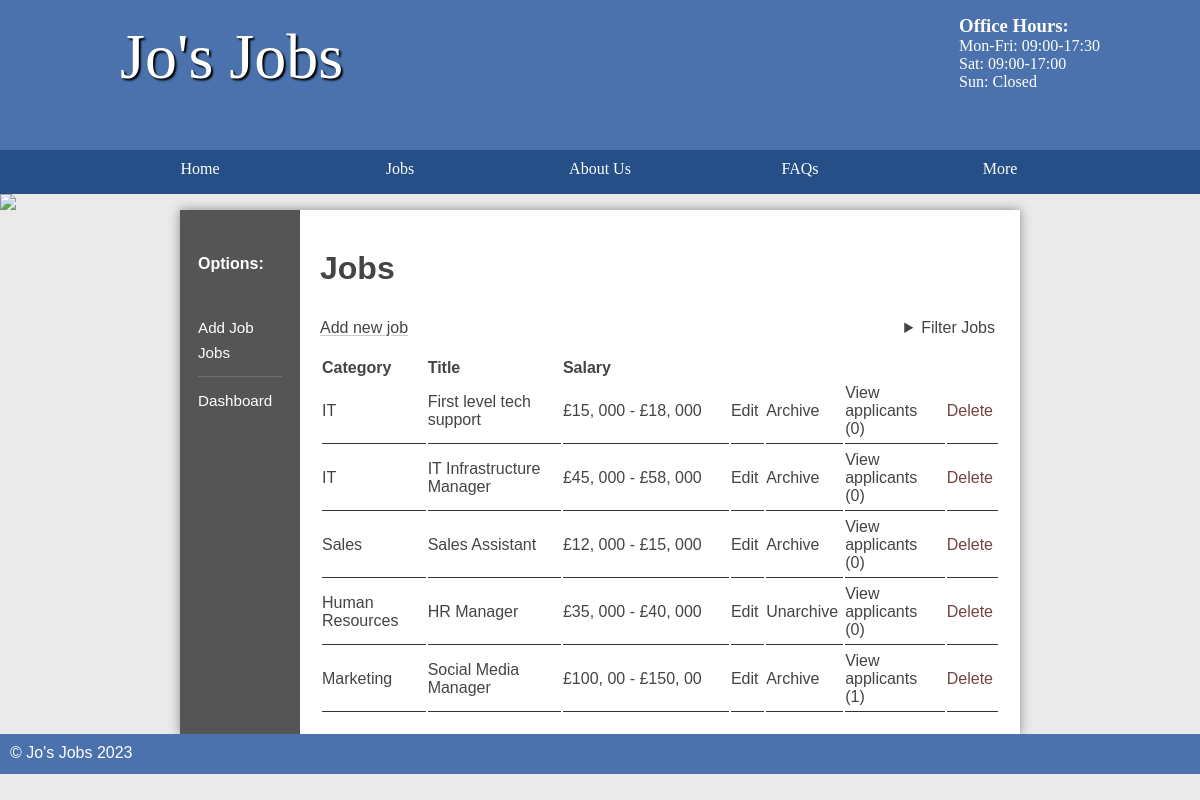
Before: /jobs/public/index.php (signed in) with the older database file.
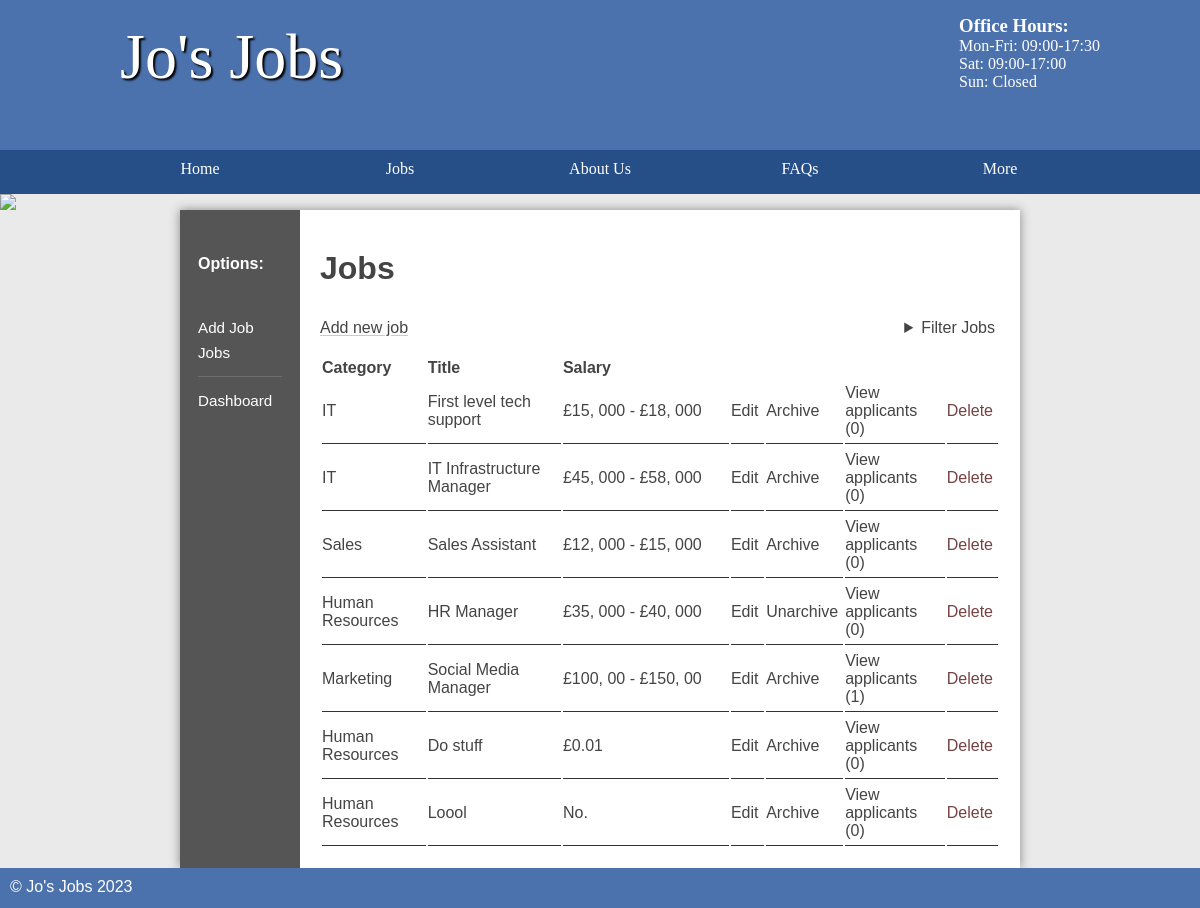
After: the same page with the newer database file.
### tables this page shows
CREATE TABLE `job` (
  `id` int(11) NOT NULL AUTO_INCREMENT,
  `title` varchar(45) DEFAULT NULL,
  `description` longblob DEFAULT NULL,
  `salary` varchar(45) DEFAULT NULL,
  `closingDate` date DEFAULT NULL,
  `categoryId` int(11) DEFAULT NULL,
  `location` varchar(255) DEFAULT NULL,
  `archived` tinyint(1) DEFAULT 0,
  `accountId` int(11) DEFAULT NULL,
  PRIMARY KEY (`id`)
);

CREATE TABLE `category` (
  `id` int(11) NOT NULL AUTO_INCREMENT,
  `name` varchar(45) DEFAULT NULL,
  PRIMARY KEY (`id`)
);

### jobs/classes/Page.php (called while the page is built, shortened)
<?php
class Page {
    public function __construct(Database $db = null) {
        $this->db = $db ?? new Database();
    }
    public function param(string $name, $required = true): string|null {
        $param = $_GET[$name] ?? $_POST[$name] ?? null;
        return $param;
    }
    public function createHead($title = "Home") {
        require "../templates/topsection.html.php";
    }
    public function renderTemplate(string $template, array $data = []) {
        extract($data);
        require "../templates/$template.html.php";
    }
    public function renderPage(string $page, string $title = null, array $data = []) {
        $this->createHead(ucwords(str_replace('/', ' ', $title ?? $page)));
        extract($data);
        require "../pages/$page.php";
    }
}

### jobs/controllers/Jobs.php (called while the page is built, shortened)
<?php
class Jobs extends Page {
    protected $subpage;
    protected $adminPage;
    public function __construct(Database $db, array $uriSegment) {
        $this->uriSegments = $uriSegment;
        $this->adminPage = $this->uriSegments[1] == 'admin';
        $this->subpage = $this->uriSegments[$this->adminPage ? 3 : 2] ?? '';
        $this->dispatchMethod();
    }
    protected function dispatchMethod() {
        $jobId = $this->param('id', 0);
        $this->jobsPage($jobId);
    }
    public function jobsPage($jobId) {
        if ($this->adminPage)
            return $this->renderPage('admin/jobs', 'Jobs', [
                'jobId' => $jobId,
                'subpage' => $this->subpage
            ]);
    }
    public function leftSection($jobId) {
        $this->renderTemplate('leftsection-staff-jobs', [
            'jobId' => $jobId,
            'subpage' => $this->subpage,
        ]);
    }
}

### jobs/controllers/Admin.php (called while the page is built, shortened)
<?php
class Admin extends Page {
    protected $uriSegments;
    protected $subpage;
    public function __construct(Database $db) {
        $this->uriSegments = explode('/', explode('?', $_SERVER['REQUEST_URI'])[0]);
        $this->subpage = $this->uriSegments[2] ?? '';
        $this->dispatchMethod();
    }
    protected function dispatchMethod() {
        if ($this->subpage == 'jobs')
            return new Jobs($this->db, $this->uriSegments);
    }
}

### jobs/public/index.php (called while the page is built, shortened)
<?php
	$db = new Database($user = 'student', $password = 'student', $dbname = 'job');
$uriSegments = explode('/', explode('?', $_SERVER['REQUEST_URI'])[0]);;
$location = $uriSegments[1] ?? '';
$controllerPath = '../controllers/' . ucfirst($location) . '.php';
if (file_exists($controllerPath)) {
	$controller = new $controller($db, $uriSegments);
}
else {
	$controller = new \Controllers\Home($db);
}
include '../templates/footer.html.php';

### jobs/classes/Database.php (called while the page is built, shortened)
<?php
class Database extends stdClass {
    public function __construct($user = "student", $password = "student", $dbname = "job", $host = "mysql") {
        $this->pdo = new PDO("mysql:host=$host;dbname=$dbname", $user, $password);
    }
    public function __get($name) {
        return $this->$name;
    }
}

### jobs/classes/Table.php (called while the page is built, shortened)
<?php
class Table {
    private $pdo;
    private $table;
    public function __construct($pdoInstance, $table) {
        $this->pdo = $pdoInstance;
        $this->table = $table;
    }
    public function select(array|string $binds = [], array|string $items = '*') {
        return $this->selector($binds, $items)->fetch();
    }
    public function search(array $binds, array $additionalBinds = []) {
        $query = "SELECT * FROM $this->table WHERE ";
        foreach ($binds as $key => $value)
            $query .= "$key LIKE :$key AND ";
        $query = substr($query, 0, -5);
        $query = $this->combine($additionalBinds, $query, 'AND');
        $statement = $this->bind($binds, $query, $additionalBinds);
        $statement->execute();
        return $statement->fetchAll();
    }
    private function combine($binds, $query, $keyword, $debugMode = false): string {
        if (is_string($binds))
            $query .= " $binds ";
        else if (!empty($binds)) {
            $query .= " $keyword ";
            foreach ($binds as $key => $value)
                $query .= is_int($key) ? " $value " : " $key = :$key ";
        }
        return $query;
    }
    private function bindAndExecute($binds, $query, $values = [], $keyword = 'WHERE', $debugMode = false) {
        $query = $this->combine($binds, $query, $keyword, $debugMode);
        $statement = $this->pdo->prepare($query);
        if (is_array($binds))
            foreach ($binds as $key => $value)
                if (!is_int($key))
                    $statement->bindValue($key, $value);
        $statement->execute();
        return $statement;
    }
    private function selector($binds, $items) {
        $query = "SELECT ";
        $query .= "$items FROM $this->table";
        $statement = $this->bindAndExecute($binds, $query);
        return $statement;
    }
    private function bind($binds, $query, $additionalBinds = []){
        $statement = $this->pdo->prepare($query);
        foreach ($binds as $key => $value)
            $statement->bindValue($key, $value);
        return $statement;
    }
}

### jobs/pages/admin/jobs.php (the view)
<?php
$categoryId = $this->param('category', 0);
$location = $this->param('location', 0);
$user = $this->db->account->select(['id' => $_SESSION['loggedIn']]);
?>
<main class="sidebar">
	<?php $this->leftSection($jobId, $subpage); ?>
	<section class="right">
		<h2>Jobs</h2>
		<div class="tablemenu">
			<a class="new" href="/admin/jobs/modify">Add new job</a>
			<?php $this->renderTemplate('jobfilter'); ?>
		</div>
		<table>
			<thead>
				<tr>
					<th>Category</th>
					<th>Title</th>
					<th style="width: 25%">Salary</th>
					<th style="width: 5%">&nbsp;</th>
					<th style="width: 5%">&nbsp;</th>
					<th style="width: 15%">&nbsp;</th>
					<th style="width: 5%">&nbsp;</th>
				</tr>
			</thead>
			<tbody>
				<?php
				$binds = [];
				if ($categoryId)
					$binds = $user['isAdmin'] ? ['categoryId' => $categoryId] : ['categoryId' => $categoryId, 'AND', 'accountId' => $user['id']];
				else
					$binds = $user['isAdmin'] ? [] : ['accountId' => $user['id']];
				$jobs = $this->db->job->search(['location' => $location ? "%$location%" : "%"], $binds);
				foreach ($jobs as $job) {
					$applicantCount = $this->db->applicant->select(['jobId' => $job['id']], 'count(*) as count');
					$category = $this->db->category->select(['id' => $job['categoryId']]);
				?>
					<tr>
						<td><?= $category['name'] ?></td>
						<td><?= $job['title'] ?></td>
						<td><?= is_numeric(substr($job['salary'], 0, 1)) ? '£' . $job['salary'] : $job['salary'] ?></td>
						<td><a href="/admin/jobs/modify?id=<?= $job['id'] ?>">Edit</a></td>
						<?php if ($job['archived']) { ?>
							<td><a href="?action=unarchive&id=<?= $job['id'] ?>">Unarchive</a></td>
						<?php } else { ?>
							<td><a href="?action=archive&id=<?= $job['id'] ?>">Archive</a></td>
						<?php } ?>
						<td><a style="float: right" href="/admin/jobs/applicants?id=<?= $job['id'] ?>">View applicants (<?= $applicantCount['count'] ?>)</a></td>
						<td><a style="float: right" href="?action=delete&id=<?= $job['id'] ?>" class="link delete" data-confirm="Are you sure you want to delete this job?">Delete</a></td>
					</tr>
				<?php } ?>
			</tbody>
		</table>
	</section>
</main>

### jobs/templates/topsection.html.php (shortened to what this page needs)
<!DOCTYPE html>
<html>
<head>
    <link rel="stylesheet" href="/static/styles.css" />
</head>
<header>
    <section>
        <aside>
            <h3>Office Hours:</h3>
            <p>Mon-Fri: 09:00-17:30</p>
            <p>Sat: 09:00-17:00</p>
            <p>Sun: Closed</p>
        </aside>
        <h1>Jo's Jobs</h1>
    </section>
</header>
<nav>
    <ul>
        <li><a href="/">Home</a></li>
        <li>
            <a href="/jobs">Jobs</a>
            <div class="menudropdown">
                <section>
                    <h3>Category</h3>
                </section>
                <section>
                    <h3>Location</h3>
                </section>
            </div>
        </li>
        <li><a href="/about">About Us</a></li>
        <li><a href="/faqs">FAQs</a></li>
        <li>
            <a>More</a>
        </li>
    </ul>
</nav>
<img src="/images/randombanner.php" />

### jobs/templates/leftsection-staff-jobs.html.php (shortened to what this page needs)
<section class="left">
    <h3>Options:</h3>
    <ul>
        <li><a href="/admin/jobs/modify" class="<?= $subpage == 'modify' && !$jobId ? 'current' : '' ?>">Add Job</a></li>
        <li><a href="/admin/jobs" class="<?= !$subpage ? 'current' : '' ?>">Jobs</a></li>
        <hr>
        <li><a href="/admin">Dashboard</a></li>
    </ul>
</section>

### jobs/templates/jobfilter.html.php (shortened to what this page needs)
<?php
$location = $this->param('location', 0);
?>
<details class="filter">
    <summary>Filter Jobs</summary>
</details>

### jobs/templates/footer.html.php
<footer>
    &copy; Jo's Jobs <?= date('Y'); ?>
</footer>

### jobs/public/static/styles.css (style rules this page uses)
* { margin: 0; padding: 0; box-sizing: border-box; }
html { font-family: 'Oxygen-Regular', verdana, sans-serif; }
header { background-color: #4b72ad; color: white; height: 200px; height: 150px; }
header p { margin-bottom: auto; }
header aside { float: right; margin-top: 15px; }
header section { width: 1000px; display: block; margin: auto; }
header h1 { float: left; margin-left: 20px; }
nav { width: 100%; background-color: #264f87; overflow: auto; }
body>img { width: 100%; display: block; }
nav ul { width: 1000px; margin: auto; display: flex; list-style-type: none; }
nav ul li { width: 25%; float: left; overflow: auto; text-align: center; }
nav li { color: white; padding-top: 10px; display: block; }
nav li a { color: white; text-decoration: none }
a:not([href]) { cursor: default; }
main :is(section.left h3, ul) { margin-left: 3em; margin-left: 10%; margin: 0; }
main :is(section.left h3, section.left:not(.categories) ul > li > a, section.left.categories ul > li) { padding-left: 15%; padding-top: 4px; padding-bottom: 4px; }
main section.left h3 { font-size: inherit; margin-top: 1em; margin-bottom: 2em; }
main section.left ul>li { margin-bottom: .5em; }
main a { color: #333; }
nav { font-family: 'Oxygen-Regular'; }
header section { display: block; font-family: 'Oxygen-Regular', cursive; }
header h1 { font-weight: normal; }
h1 { font-size: 4em; color: white; text-align: center; padding-top: 20px; text-shadow: 2px 2px 2px #000; }
main { min-height: 50vh; background-color: #fff; width: 70vw; display: table; margin: auto; box-shadow: 0px 0px 10px #888; color: #444; }
footer { min-height: 5vh; color: white; }
main h2 { font-size: 2em; margin-top: 20px; }
p, li, h2 { margin-bottom: 1em; }
footer { background-color: #4b72ad; padding: 10px; color: white; }
.left ul { list-style-type: none }
section a { color: #444; }
table { width: 100%; margin-top: 20px; }
td { padding: 5px; border-bottom: 1px solid #333; }
.stock, .sidebar { display: table; }
.stock>ul, .sidebar .left { width: 10vw; list-style-type: none; display: table-cell; background-color: #555; margin: 0; }
.sidebar .left ul>li { font-size: 95%; }
.stock .products, .sidebar .right { display: table-cell; padding: 20px; }
.stock>ul a, .sidebar .left :is(h3, a) { text-decoration: none; }
.stock>ul a, .sidebar .left :is(h3, a:not(.current)) { color: white; }
.sidebar .left h3 { position: relative; transform: translateY(-10px); }
.right { padding: 20px; }
thead th { text-align: left; }
table td { padding-left: 0; }
.link.delete { color: #573232; color: #754343; }
.link { all: unset; cursor: pointer; }
:is(section a, .link) { text-decoration: underline #44444447; text-underline-offset: 2px; transition: text-decoration-color, color 0.2s; }
table td :is(a, .link) { text-decoration: none; }
.tablemenu, .tablemenu>details { display: flex; justify-content: space-between; }
.tablemenu>details>summary { margin-right: 5px; }
.menudropdown, li>details>summary+div { max-height: 400px; position: absolute; overflow: hidden; background-color: #264f87; transition: max-height .5s; display: flex; padding: 0 3em 1em 3em; gap: 30px; }
.menudropdown h3 { float: none; text-align: left; width: auto; padding-bottom: 5px; font-size: 80%; opacity: .4; padding-top: 15px; padding-bottom: 1em; }
.menudropdown>section>h3 { margin: 10px 0; }
details>summary { cursor: pointer; }
.left ul hr { border: none; margin: 15px 15% 15px 15%; background: #fff; height: 1px; opacity: .15; }

Changed rows visible on the page:
added job: categoryId.name "Human Resources", title "Do stuff", salary "£0.01", count "0"
added job: categoryId.name "Human Resources", title "Loool", salary "No.", count "0"
